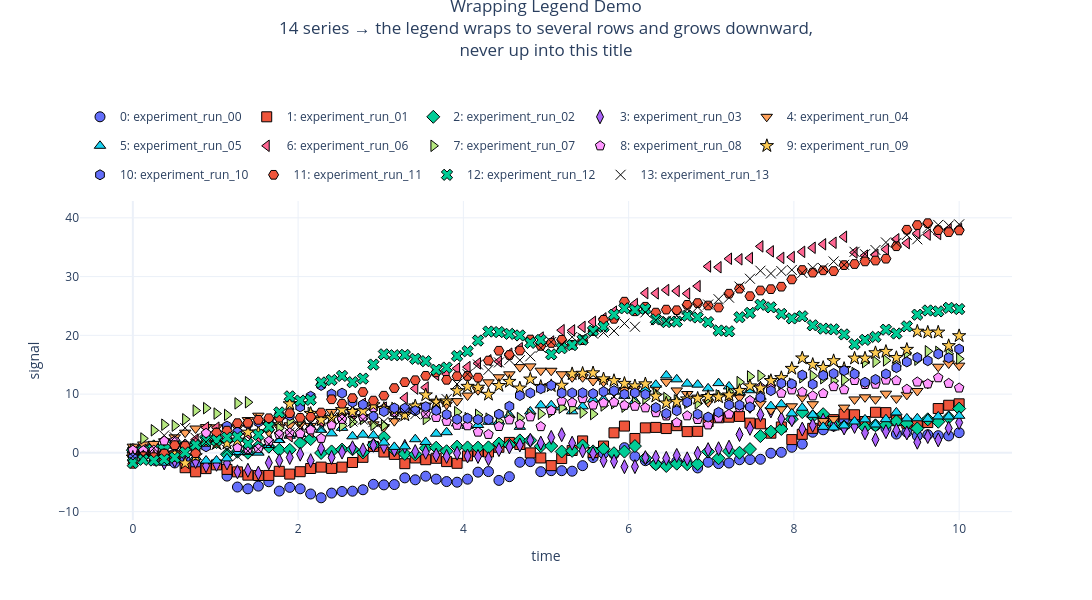

The code cell stored with this chart in its notebook:
### Markdown cell above
### 1c. A wrapping legend grows *downward*, never into the title

Here we use a fresh notebook with **14 runs** so the horizontal legend wraps to
several rows. Watch how the rows stack *below* the title toward the plot.

### Code cell
nb_many = uc.UnichartNotebook()
for i in range(14):
    nb_many.load_df(make_run(drift=0.3 * i), title=f'experiment_run_{i:02d}')

nb_many.plot(
    x='time', y='signal',
    suptitle=('Wrapping Legend Demo'
              '<br>14 series → the legend wraps to several rows and grows downward,'
              '<br>never up into this title'),
    figsize=(11, 6),
)
